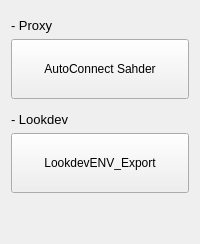
                          <widget class="QWidget" name="page">
                           <layout class="QVBoxLayout" name="verticalLayout_12">
                            <item>
                             <widget class="QLabel" name="label_5">
                              <property name="sizePolicy">
                               <sizepolicy hsizetype="Preferred" vsizetype="Preferred">
                                <horstretch>0</horstretch>
                                <verstretch>0</verstretch>
                               </sizepolicy>
                              </property>
                              <property name="minimumSize">
                               <size>
                                <width>0</width>
                                <height>22</height>
                               </size>
                              </property>
                              <property name="font">
                               <font>
                                <pointsize>10</pointsize>
                               </font>
                              </property>
                              <property name="text">
                               <string>- Proxy</string>
                              </property>
                              <property name="alignment">
                               <set>Qt::AlignBottom|Qt::AlignLeading|Qt::AlignLeft</set>
                              </property>
                             </widget>
                            </item>
                            <item>
                             <widget class="QPushButton" name="proxyAutoConnectShaderPushButton">
                              <property name="sizePolicy">
                               <sizepolicy hsizetype="Minimum" vsizetype="Fixed">
                                <horstretch>0</horstretch>
                                <verstretch>0</verstretch>
                               </sizepolicy>
                              </property>
                              <property name="minimumSize">
                               <size>
                                <width>150</width>
                                <height>60</height>
                               </size>
                              </property>
                              <property name="font">
                               <font>
                                <pointsize>9</pointsize>
                               </font>
                              </property>
                              <property name="text">
                               <string>AutoConnect Sahder</string>
                              </property>
                             </widget>
                            </item>
                            <item>
                             <widget class="QLabel" name="label_6">
                              <property name="sizePolicy">
                               <sizepolicy hsizetype="Preferred" vsizetype="Preferred">
                                <horstretch>0</horstretch>
                                <verstretch>0</verstretch>
                               </sizepolicy>
                              </property>
                              <property name="minimumSize">
                               <size>
                                <width>0</width>
                                <height>22</height>
                               </size>
                              </property>
                              <property name="font">
                               <font>
                                <pointsize>10</pointsize>
                               </font>
                              </property>
                              <property name="text">
                               <string>- Lookdev</string>
                              </property>
                              <property name="alignment">
                               <set>Qt::AlignBottom|Qt::AlignLeading|Qt::AlignLeft</set>
                              </property>
                             </widget>
                            </item>
                            <item>
                             <widget class="QPushButton" name="lookdevEnvPushButton">
                              <property name="sizePolicy">
                               <sizepolicy hsizetype="Minimum" vsizetype="Fixed">
                                <horstretch>0</horstretch>
                                <verstretch>0</verstretch>
                               </sizepolicy>
                              </property>
                              <property name="minimumSize">
                               <size>
                                <width>150</width>
                                <height>60</height>
                               </size>
                              </property>
                              <property name="font">
                               <font>
                                <pointsize>9</pointsize>
                               </font>
                              </property>
                              <property name="text">
                               <string>LookdevENV_Export</string>
                              </property>
                             </widget>
                            </item>
                            <item>
                             <spacer name="verticalSpacer_6">
                              <property name="orientation">
                               <enum>Qt::Vertical</enum>
                              </property>
                              <property name="sizeHint" stdset="0">
                               <size>
                                <width>20</width>
                                <height>40</height>
                               </size>
                              </property>
                             </spacer>
                            </item>
                           </layout>
                          </widget>
